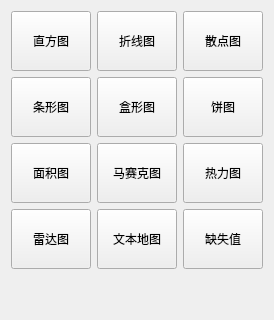
         <widget class="QWidget" name="page_plot">
          <layout class="QGridLayout" name="gridLayout_3">
           <item row="1" column="1">
            <widget class="QToolButton" name="btn_plot_box">
             <property name="minimumSize">
              <size>
               <width>80</width>
               <height>60</height>
              </size>
             </property>
             <property name="maximumSize">
              <size>
               <width>80</width>
               <height>60</height>
              </size>
             </property>
             <property name="text">
              <string>盒形图</string>
             </property>
             <property name="icon">
              <iconset resource="../pyqtsource.qrc">
               <normaloff>:/pyqt/source/images/stockcolumns_52x60.png</normaloff>:/pyqt/source/images/stockcolumns_52x60.png</iconset>
             </property>
             <property name="iconSize">
              <size>
               <width>32</width>
               <height>32</height>
              </size>
             </property>
             <property name="toolButtonStyle">
              <enum>Qt::ToolButtonTextUnderIcon</enum>
             </property>
            </widget>
           </item>
           <item row="0" column="1">
            <widget class="QToolButton" name="btn_plot_line">
             <property name="minimumSize">
              <size>
               <width>80</width>
               <height>60</height>
              </size>
             </property>
             <property name="maximumSize">
              <size>
               <width>80</width>
               <height>60</height>
              </size>
             </property>
             <property name="text">
              <string>折线图</string>
             </property>
             <property name="icon">
              <iconset resource="../pyqtsource.qrc">
               <normaloff>:/pyqt/source/images/nostackdirectboth_52x60.png</normaloff>:/pyqt/source/images/nostackdirectboth_52x60.png</iconset>
             </property>
             <property name="iconSize">
              <size>
               <width>32</width>
               <height>32</height>
              </size>
             </property>
             <property name="toolButtonStyle">
              <enum>Qt::ToolButtonTextUnderIcon</enum>
             </property>
            </widget>
           </item>
           <item row="5" column="1">
            <spacer name="verticalSpacer_4">
             <property name="orientation">
              <enum>Qt::Vertical</enum>
             </property>
             <property name="sizeHint" stdset="0">
              <size>
               <width>20</width>
               <height>40</height>
              </size>
             </property>
            </spacer>
           </item>
           <item row="3" column="0">
            <widget class="QToolButton" name="btn_plot_radar">
             <property name="minimumSize">
              <size>
               <width>80</width>
               <height>60</height>
              </size>
             </property>
             <property name="maximumSize">
              <size>
               <width>80</width>
               <height>60</height>
              </size>
             </property>
             <property name="text">
              <string>雷达图</string>
             </property>
             <property name="icon">
              <iconset resource="../pyqtsource.qrc">
               <normaloff>:/pyqt/source/images/netfill_52x60.png</normaloff>:/pyqt/source/images/netfill_52x60.png</iconset>
             </property>
             <property name="iconSize">
              <size>
               <width>32</width>
               <height>32</height>
              </size>
             </property>
             <property name="toolButtonStyle">
              <enum>Qt::ToolButtonTextUnderIcon</enum>
             </property>
            </widget>
           </item>
           <item row="0" column="2">
            <widget class="QToolButton" name="btn_plot_scotter">
             <property name="minimumSize">
              <size>
               <width>80</width>
               <height>60</height>
              </size>
             </property>
             <property name="maximumSize">
              <size>
               <width>80</width>
               <height>60</height>
              </size>
             </property>
             <property name="text">
              <string>散点图</string>
             </property>
             <property name="icon">
              <iconset resource="../pyqtsource.qrc">
               <normaloff>:/pyqt/source/images/bubble_52x60.png</normaloff>:/pyqt/source/images/bubble_52x60.png</iconset>
             </property>
             <property name="iconSize">
              <size>
               <width>32</width>
               <height>32</height>
              </size>
             </property>
             <property name="toolButtonStyle">
              <enum>Qt::ToolButtonTextUnderIcon</enum>
             </property>
            </widget>
           </item>
           <item row="2" column="0">
            <widget class="QToolButton" name="btn_plot_area">
             <property name="minimumSize">
              <size>
               <width>80</width>
               <height>60</height>
              </size>
             </property>
             <property name="maximumSize">
              <size>
               <width>80</width>
               <height>60</height>
              </size>
             </property>
             <property name="text">
              <string>面积图</string>
             </property>
             <property name="icon">
              <iconset resource="../pyqtsource.qrc">
               <normaloff>:/pyqt/source/images/areas_52x60.png</normaloff>:/pyqt/source/images/areas_52x60.png</iconset>
             </property>
             <property name="iconSize">
              <size>
               <width>32</width>
               <height>32</height>
              </size>
             </property>
             <property name="toolButtonStyle">
              <enum>Qt::ToolButtonTextUnderIcon</enum>
             </property>
            </widget>
           </item>
           <item row="1" column="2">
            <widget class="QToolButton" name="btn_plot_pie">
             <property name="minimumSize">
              <size>
               <width>80</width>
               <height>60</height>
              </size>
             </property>
             <property name="maximumSize">
              <size>
               <width>80</width>
               <height>60</height>
              </size>
             </property>
             <property name="text">
              <string>饼图</string>
             </property>
             <property name="icon">
              <iconset resource="../pyqtsource.qrc">
               <normaloff>:/pyqt/source/images/pie_52x60.png</normaloff>:/pyqt/source/images/pie_52x60.png</iconset>
             </property>
             <property name="iconSize">
              <size>
               <width>32</width>
               <height>32</height>
              </size>
             </property>
             <property name="toolButtonStyle">
              <enum>Qt::ToolButtonTextUnderIcon</enum>
             </property>
            </widget>
           </item>
           <item row="2" column="2">
            <widget class="QToolButton" name="btn_plot_heap">
             <property name="minimumSize">
              <size>
               <width>80</width>
               <height>60</height>
              </size>
             </property>
             <property name="maximumSize">
              <size>
               <width>80</width>
               <height>60</height>
              </size>
             </property>
             <property name="text">
              <string>热力图</string>
             </property>
             <property name="icon">
              <iconset resource="../pyqtsource.qrc">
               <normaloff>:/pyqt/source/images/areaspiled_52x60.png</normaloff>:/pyqt/source/images/areaspiled_52x60.png</iconset>
             </property>
             <property name="iconSize">
              <size>
               <width>32</width>
               <height>32</height>
              </size>
             </property>
             <property name="toolButtonStyle">
              <enum>Qt::ToolButtonTextUnderIcon</enum>
             </property>
            </widget>
           </item>
           <item row="0" column="0">
            <widget class="QToolButton" name="btn_plot_hist">
             <property name="minimumSize">
              <size>
               <width>80</width>
               <height>60</height>
              </size>
             </property>
             <property name="maximumSize">
              <size>
               <width>80</width>
               <height>60</height>
              </size>
             </property>
             <property name="text">
              <string>直方图</string>
             </property>
             <property name="icon">
              <iconset resource="../pyqtsource.qrc">
               <normaloff>:/pyqt/source/images/columns_52x60.png</normaloff>:/pyqt/source/images/columns_52x60.png</iconset>
             </property>
             <property name="iconSize">
              <size>
               <width>32</width>
               <height>32</height>
              </size>
             </property>
             <property name="toolButtonStyle">
              <enum>Qt::ToolButtonTextUnderIcon</enum>
             </property>
            </widget>
           </item>
           <item row="1" column="0">
            <widget class="QToolButton" name="btn_plot_bar">
             <property name="minimumSize">
              <size>
               <width>80</width>
               <height>60</height>
              </size>
             </property>
             <property name="maximumSize">
              <size>
               <width>80</width>
               <height>60</height>
              </size>
             </property>
             <property name="text">
              <string>条形图</string>
             </property>
             <property name="icon">
              <iconset resource="../pyqtsource.qrc">
               <normaloff>:/pyqt/source/images/columns_52x60.png</normaloff>:/pyqt/source/images/columns_52x60.png</iconset>
             </property>
             <property name="iconSize">
              <size>
               <width>32</width>
               <height>32</height>
              </size>
             </property>
             <property name="toolButtonStyle">
              <enum>Qt::ToolButtonTextUnderIcon</enum>
             </property>
            </widget>
           </item>
           <item row="3" column="2">
            <widget class="QToolButton" name="btn_plot_missing_value">
             <property name="minimumSize">
              <size>
               <width>80</width>
               <height>60</height>
              </size>
             </property>
             <property name="maximumSize">
              <size>
               <width>80</width>
               <height>60</height>
              </size>
             </property>
             <property name="text">
              <string>缺失值</string>
             </property>
             <property name="icon">
              <iconset resource="../pyqtsource.qrc">
               <normaloff>:/pyqt/source/images/dbdistinctvalues.png</normaloff>:/pyqt/source/images/dbdistinctvalues.png</iconset>
             </property>
             <property name="iconSize">
              <size>
               <width>32</width>
               <height>32</height>
              </size>
             </property>
             <property name="toolButtonStyle">
              <enum>Qt::ToolButtonTextUnderIcon</enum>
             </property>
            </widget>
           </item>
           <item row="2" column="1">
            <widget class="QToolButton" name="btn_plot_radar_3">
             <property name="minimumSize">
              <size>
               <width>80</width>
               <height>60</height>
              </size>
             </property>
             <property name="maximumSize">
              <size>
               <width>80</width>
               <height>60</height>
              </size>
             </property>
             <property name="text">
              <string>马赛克图</string>
             </property>
             <property name="icon">
              <iconset resource="../pyqtsource.qrc">
               <normaloff>:/pyqt/source/images/netfill_52x60.png</normaloff>:/pyqt/source/images/netfill_52x60.png</iconset>
             </property>
             <property name="iconSize">
              <size>
               <width>32</width>
               <height>32</height>
              </size>
             </property>
             <property name="toolButtonStyle">
              <enum>Qt::ToolButtonTextUnderIcon</enum>
             </property>
            </widget>
           </item>
           <item row="3" column="1">
            <widget class="QToolButton" name="btn_plot_radar_4">
             <property name="minimumSize">
              <size>
               <width>80</width>
               <height>60</height>
              </size>
             </property>
             <property name="maximumSize">
              <size>
               <width>80</width>
               <height>60</height>
              </size>
             </property>
             <property name="text">
              <string>文本地图</string>
             </property>
             <property name="icon">
              <iconset resource="../pyqtsource.qrc">
               <normaloff>:/pyqt/source/images/netfill_52x60.png</normaloff>:/pyqt/source/images/netfill_52x60.png</iconset>
             </property>
             <property name="iconSize">
              <size>
               <width>32</width>
               <height>32</height>
              </size>
             </property>
             <property name="toolButtonStyle">
              <enum>Qt::ToolButtonTextUnderIcon</enum>
             </property>
            </widget>
           </item>
          </layout>
         </widget>
